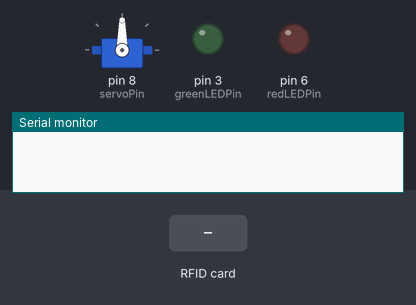
A sketch run on a simulated Arduino Uno, built with avr-gcc and run on an emulated ATmega328P. On the bench: servo, output pins drawn as LEDs (lit = HIGH), the last lines printed to the serial monitor. The inputs (shaded band) are chosen by the test bench. Pins used as bus, display or sensor lines are not drawn.

Above: at 1.2 s.
1.3 s: RFID card 5E 7A 19 C4 held to the reader
At 1.7 s:
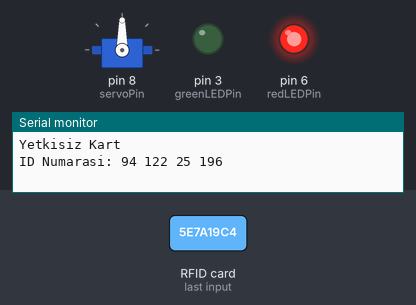
Timing chart, 0 to 4.3 s (numbered marks = the images above; inputs shaded):
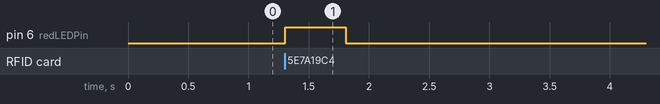

The sketch:

Rf_dDoorLock.ino
```cpp
#include <SPI.h>                          //SPI kütüphanemizi tanımlıyoruz.
#include <MFRC522.h>                      //MFRC522 kütüphanemizi tanımlıyoruz.
#include <Servo.h>                        //Servo kütüphanemizi tanımlıyoruz.

int RST_PIN = 9;
int SS_PIN = 10;
int servoPin = 8;
Servo motor;
MFRC522 rfid(SS_PIN, RST_PIN);
byte ID[4] = {114, 33, 62, 81};

int redLEDPin = 6;
int greenLEDPin = 3;

void setup() {
  motor.attach(servoPin);
  Serial.begin(9600);
  SPI.begin();
  rfid.PCD_Init();

  pinMode(redLEDPin, OUTPUT);
  pinMode(greenLEDPin, OUTPUT);
  digitalWrite(redLEDPin, LOW);
  digitalWrite(greenLEDPin, LOW);

}

void loop() {

  if ( ! rfid.PICC_IsNewCardPresent())
    return;

  if ( ! rfid.PICC_ReadCardSerial())
    return;

  if (rfid.uid.uidByte[0] == ID[0] &&
    rfid.uid.uidByte[1] == ID[1] &&
    rfid.uid.uidByte[2] == ID[2] &&
    rfid.uid.uidByte[3] == ID[3] ) {
        Serial.println("Kapi acildi");
        ekranaYazdir();
        digitalWrite(greenLEDPin, HIGH);
        motor.write(100);
        delay(2000);
        motor.write(0);
        delay(500);
        digitalWrite(greenLEDPin, LOW);

    }
    else{
      Serial.println("Yetkisiz Kart");
      ekranaYazdir();
      digitalWrite(redLEDPin, HIGH);
      delay(500);
      digitalWrite(redLEDPin, LOW);
    }
  rfid.PICC_HaltA();
}
void ekranaYazdir(){
  Serial.print("ID Numarasi: ");
  for(int sayac = 0; sayac < 4; sayac++){
    Serial.print(rfid.uid.uidByte[sayac]);
    Serial.print(" ");
  }
  Serial.println("");
}
```

Measured:
- after the input at 1.3 s, pin 6 (redLEDPin): LOW → HIGH at once, → LOW 0.50 s later
